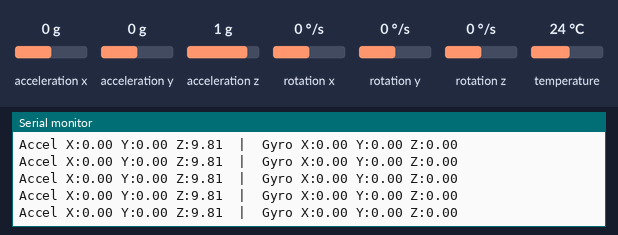
This sketch was run on a simulated Arduino Uno, built with avr-gcc and run on an emulated ATmega328P. Parts: the last lines printed to the serial monitor. Inputs (shaded band) come from the test bench; at power-on: acceleration x 0 g, acceleration y 0 g, acceleration z 1 g, rotation x 0 °/s, rotation y 0 °/s, rotation z 0 °/s, temperature 24 °C.

Above: at 1.3 s.
1.4 s: acceleration x set to -1.4 g
At 1.47 s:
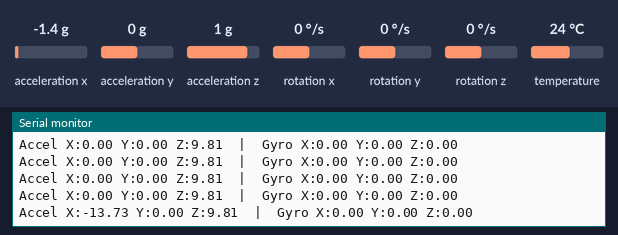
2.9 s: acceleration y set to -1.4 g
At 2.94 s:
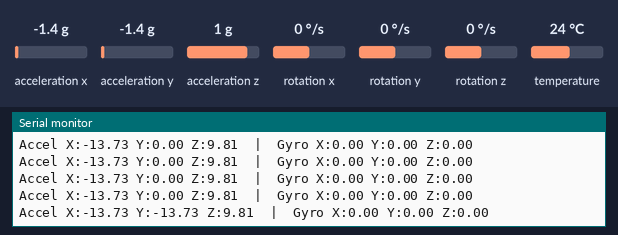
4.4 s: acceleration z set to -1.4 g
At 4.41 s:
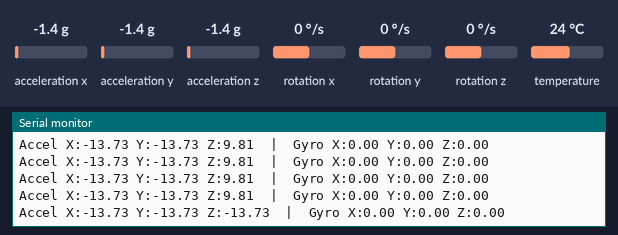
5.9 s: rotation x set to -192 °/s
At 5.98 s:
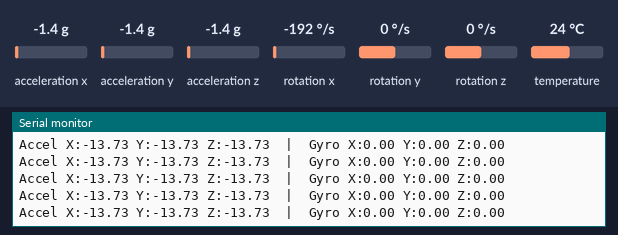
7.4 s: rotation y set to -192 °/s
At 7.45 s:
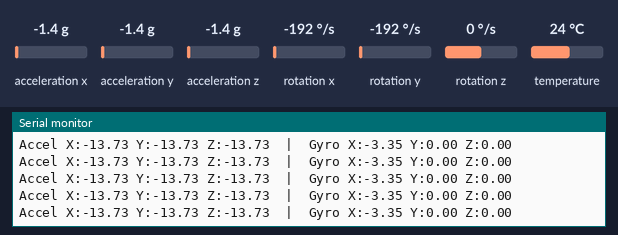

The sketch:

HW290_mar26a.ino
```cpp
#include <Adafruit_MPU6050.h>
#include <Adafruit_Sensor.h>
#include <Wire.h>

Adafruit_MPU6050 mpu;

void setup(void) {
  Serial.begin(115200);

  // Initialize sensor
  if (!mpu.begin()) {
    Serial.println("Failed to find MPU6050 chip");
    while (1) { delay(10); }
  }

  // Set ranges (Standard settings)
  mpu.setAccelerometerRange(MPU6050_RANGE_8_G);
  mpu.setGyroRange(MPU6050_RANGE_500_DEG);
  mpu.setFilterBandwidth(MPU6050_BAND_21_HZ);

  Serial.println("MPU6050 Ready!");
  delay(100);
}

void loop() {
  sensors_event_t a, g, temp;
  mpu.getEvent(&a, &g, &temp);

  // --- ACCELEROMETER (m/s^2) ---
  // When sitting flat, Z should be ~9.8
  Serial.print("Accel X:"); Serial.print(a.acceleration.x);
  Serial.print(" Y:"); Serial.print(a.acceleration.y);
  Serial.print(" Z:"); Serial.print(a.acceleration.z);

  Serial.print("  |  ");

  // --- GYROSCOPE (rad/s) ---
  // When sitting still, these should be ~0.00
  Serial.print("Gyro X:"); Serial.print(g.gyro.x);
  Serial.print(" Y:"); Serial.print(g.gyro.y);
  Serial.print(" Z:"); Serial.println(g.gyro.z);

  delay(100);
}
```

Measured:
- after the input at 1.4 s, the serial monitor: prints a new line after 0.07 s (image 1)
- after the input at 2.9 s, the serial monitor: prints a new line at once (image 2)
- after the input at 4.4 s, the serial monitor: prints a new line at once (image 3)
